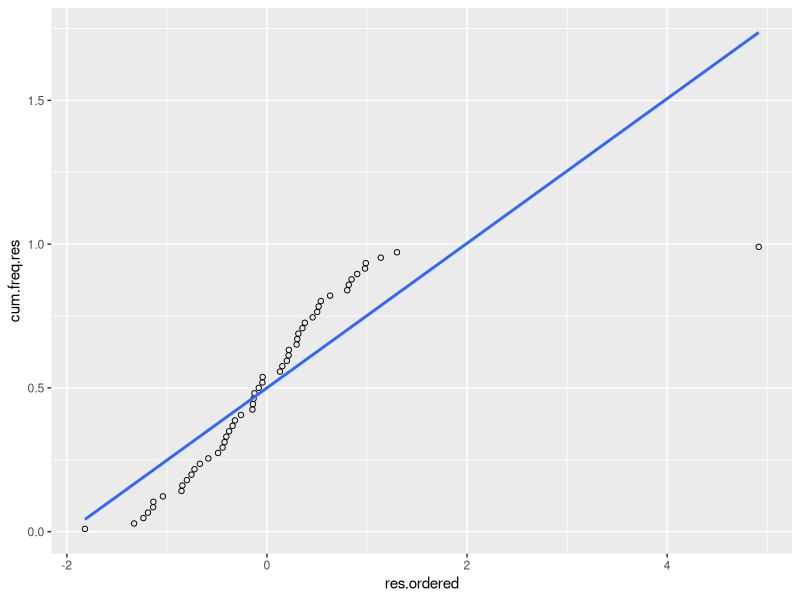

This chart was generated by the following R code: (Note: this script raises an error after producing the figure.)
# Functions

# Creation date: 
#   2015-12-04
# Created by: 
#   HS
# Objective:
#   function for residual.analytics
# Usage: 
#   
# Input: 
# 
# Output:
#   


#   d.f:
#     input data.frame
# defining y and x columns
#   y <- colnames(tab.D.14)[1]
#   x <- colnames(tab.D.14)[2]
#   formula.to.choose:
#     - "lm": linear model (= standard)
#     - else: quad model
residual.analytics <- function(d.f, x, y, formula.to.choose = "lm"){
  # choose model
  if (formula.to.choose == "lm"){
    # linear model [y ~ x]
    formula.1 <- as.formula(paste(y , " ~ " , x))
  }
  else
    # quadric model [y ~ x + x^2]
    formula.1 = as.formula(paste(y , " ~ " , x , " + I(" , x , "^2)"))
  
  ## FixMe: übrige Eingaben werden als Formel interpretiert
  
  # get residuals 
  d.f.lm <- lm(formula = formula.1, data = d.f)
  d.f.lm.res <- d.f
  d.f.lm.res$raw.residuals <- d.f.lm$residuals
  d.f.lm.res$stand.residuals <- d.f.lm$residuals/summary(d.f.lm)$sigma
  d.f.lm.res$stud.res <- rstandard(d.f.lm) 
  d.f.lm.res$stud.del.res <- rstudent(d.f.lm) 
  d.f.lm.res$cooks.dist <- cooks.distance(d.f.lm) 
  d.f.lm.res$leverage <- hatvalues(d.f.lm) 
  # critical values
  d.f.lm.res$stand.res.crit <- d.f.lm.res$stand.residuals > 2
  d.f.lm.res$stud.res.crit <- d.f.lm.res$stud.res > 2
  d.f.lm.res$stud.del.res.crit <- d.f.lm.res$stud.del.res > 2 
  d.f.lm.res$cooks.dist.crit <- d.f.lm.res$cooks.dist > 1
  k <- 1 # FixMe: create function to extract number of variables
  d.f.lm.res$exp.leverage <- (2*(k+1)/length(d.f.lm.res$leverage))
  d.f.lm.res$leverage.crit <- d.f.lm.res$leverage > d.f.lm.res$exp.leverage
  d.f.lm.res
}

# call function
tab.D.14 <- read.csv("tab.D.14.csv")
d.f.lm.res <- residual.analytics(tab.D.14, colnames(tab.D.14)[2], colnames(tab.D.14)[1])
d.f.lm.res
d.f.lm.res <- residual.analytics(tab.D.14, "U.ag", "A")
d.f.lm.res

# Creation date: 
#   2015-12-04
# Created by: 
#   HS
# Objective: 
#   plotting polynomal regression
# Usage: 
#   
# Input: 
# 
# Output:
#   

# function for analytic plots:
residual.analtic.plots <- function(d.f.lm.res){
  require("ggplot2")
  # normal probability plot
  res.ordered <- sort(d.f.lm.res$stand.residuals)
  rank.res <- c(1:length(d.f.lm.res$stand.residuals)) 
  cum.freq.res <- (rank.res - 0.5)/length(d.f.lm.res$stand.residuals) # cumulative frequency
  tab.norm <- data.frame(res.ordered,rank.res,cum.freq.res )
  normal.probability.plot <- ggplot(tab.norm , aes(x=res.ordered, y=cum.freq.res)) +
    geom_point(shape=1) + 
    geom_smooth(method=lm,   # Add linear regression line
                se=FALSE)    # Don't add shaded confidence region
  ## FIXME: ADD markings for points with high leverage/ cook's distance
  print(normal.probability.plot)
  
  # plot of raw residuals
  raw.residuals.x <- ggplot(d.f.lm.res, aes(d.f.lm.res[,2], raw.residuals)) +
    geom_point(shape=1)+ 
    geom_hline(y=0, col="darkgrey", size=2)+
    labs(x=colnames(d.f.lm.res[2]), y = "raw residuals")
  ## FIXME: ADD markings for points with high leverage/ cook's distance
  print(raw.residuals.x)
  
  # plot of raw residuals
  raw.residuals.y <- ggplot(d.f.lm.res, aes(d.f.lm.res[,1], raw.residuals)) +
    geom_point(shape=1)+ 
    geom_hline(y=0, col="darkgrey", size=2)+
    labs(x=colnames(d.f.lm.res[1]), y = "raw residuals")
  ## FIXME: Add posssibiliy to export graphs with corresponding flag in the function call
  # ggsave(raw.residuals.y, filename="test.png")#format(Sys.time(), "%H:%M:%S %d-%b-%Y ")
  ## FIXME: ADD markings for points with high leverage/ cook's distance
  print(raw.residuals.y)
}
# function call
tab.D.14 <- read.csv("tab.D.14.csv")
residual.analtic.plots(d.f.lm.res)